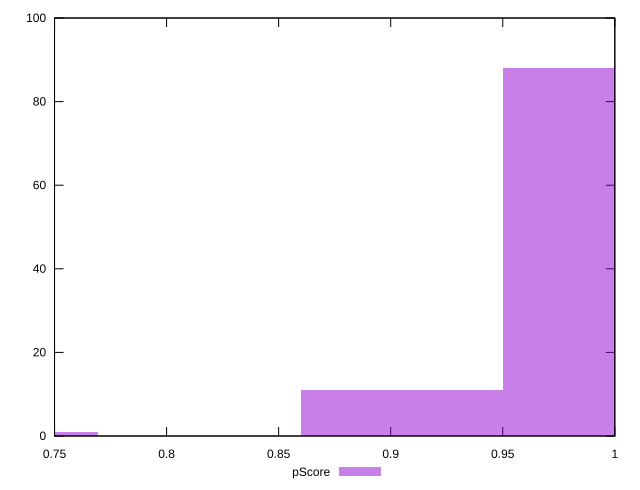

Reproduce this figure in gnuplot.
reset

$pScore <<EOF
0.9955244332876393 88
0.905022212079672 11
0.7240177696637377 1
EOF

set key outside below
set boxwidth 0.0905022212079672
set xrange [0.75:1]
set yrange [0:100]
set trange [0:100]
set style fill transparent solid 0.5 noborder
set terminal svg size 640, 490 enhanced background rgb 'white'
set output "report_00017_2021-02-10T15-08-03.406Z/unminified-javascript/samples/pages+cached+noadtech/pScore/histogram.svg"

plot $pScore title "pScore" with boxes

reset
